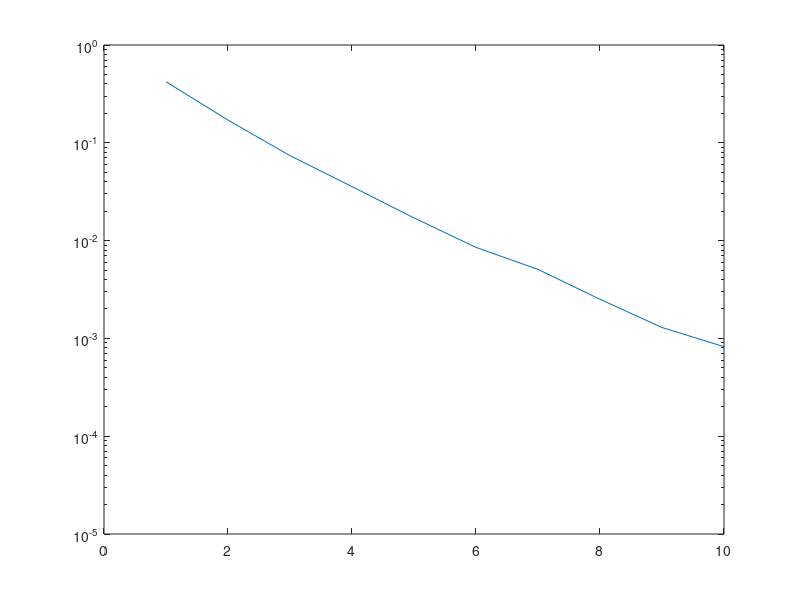

Here is the MATLAB script that generated this plot:
% make P
rng(20201023, 'twister')
n = 1000;
avg = 5;
ind = randi(n, avg*n, 1);
jnd = randi(n, avg*n, 1);
P = sparse(ind, jnd, ones(avg*n, 1));

for j = 1:n
    non0 = nnz(P(:, j));
    if non0 > 0
        P(P(:, j)~=0, j) = 1 / non0;
    else
        P(:, j) = 1 / n;
    end
end

clear ind jnd avg j n non0;

%%%%%
n = 1000;


e = ones(n,1);
v = e/n;
x = v;
alpha = 0.85;

maxit = 2000;
tol = 1e-04;


for it = 1:maxit
    R = 0;
    l = 1/norm(x);
    ll1 = alpha*P + (1-alpha)*v*transpose(e);
    ll2 = norm(ll1*x - x);
    R = l*ll2;
    x = alpha*P*x + (1-alpha)*v;
    T_(it)=R;
    t(it)=it;
    if R < tol
        break;
    end
end

% plot(t, T_);
semilogy(t, T_);

xlim([0 10]);
